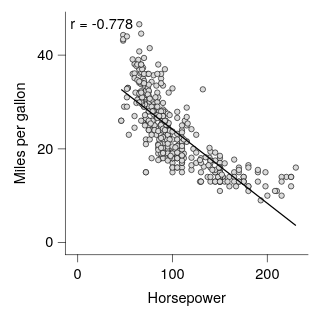

The Vega-Lite source for this figure:
### Vega-Lite specification from a JSON file in a GitHub repository (floating-point values rounded to 4 significant figures; data arrays with more than 128 entries replaced by an {"elided": "..."} marker saying what was removed)
{"background": null, "config": {"arc": {"fill": "#DBDBDB", "fillOpacity": 1.0, "innerRadius": 25.0, "padAngle": 0.03, "stroke": "black", "strokeOpacity": 1, "strokeWidth": 0.25}, "area": {"fill": "#DBDBDB", "fillOpacity": 1.0, "stroke": "black", "strokeOpacity": 1, "strokeWidth": 0.25}, "axis": {"domain": true, "domainCap": "round", "domainColor": "black", "domainWidth": 0.25, "grid": false, "gridCap": "round", "gridColor": "#F1F1F1", "gridDash": [0, 0], "gridOpacity": 1.0, "gridWidth": 0.25, "labelColor": "black", "labelFont": "Helvetica Neue, HelveticaNeue, Helvetica, Arial, sans-serif", "labelFontSize": 6, "labelFontStyle": "normal", "labelFontWeight": 400, "offset": 0, "ticks": true, "tickCap": "round", "tickColor": "black", "tickRound": false, "tickSize": 3, "tickWidth": 0.25, "titleColor": "black", "titleFont": "Helvetica Neue, HelveticaNeue, Helvetica, Arial, sans-serif", "titleFontSize": 6, "titleFontStyle": "normal", "titleFontWeight": 400}, "axisX": {"domain": true, "labelAlign": "center", "labelAngle": 0, "labels": true, "ticks": true, "translate": 0}, "axisY": {"domain": true, "labelAlign": "right", "labelAngle": 0, "labels": true, "ticks": true, "translate": 0}, "axisRight": {"domain": true, "labelAlign": "left", "labelAngle": 0, "labels": true, "ticks": true, "translate": 0}, "axisTop": {"domain": true, "labelAlign": "center", "labelAngle": 0, "labels": true, "ticks": true, "translate": 0}, "axisBand": {"tickOffset": 0}, "bar": {"fill": "#DBDBDB", "fillOpacity": 1.0, "stroke": "black", "strokeOpacity": 1, "strokeWidth": 0.25}, "boxplot": {"size": 9.0, "ticks": {"cornerRadius": 0.25, "fill": "black", "opacity": 1, "size": 4.5, "thickness": 0.25}, "box": {"fillOpacity": 1.0, "stroke": "black", "strokeOpacity": 1, "strokeWidth": 0.25}, "median": {"cornerRadius": 0, "fill": "black", "fillOpacity": 1.0, "opacity": 1, "size": 9.0, "thickness": 0.25}, "rule": {"fill": "black", "fillOpacity": 1.0, "size": 10.0, "stroke": "black", "strokeDash": [0, 0], "strokeOpacity": 1, "strokeWidth": 0.25}, "outliers": {"color": "black", "fill": "black", "fillOpacity": 1.0, "size": 0, "stroke": "black", "strokeOpacity": 1, "strokeWidth": 0.25}}, "circle": {"fill": "black", "fillOpacity": 1.0, "size": 1.25, "stroke": null, "strokeOpacity": 1, "strokeWidth": 0.25}, "errorband": {"band": {"fillOpacity": 0.6, "stroke": null, "strokeWidth": 0.25, "strokeOpacity": 1}, "borders": {"opacity": 0, "strokeOpacity": 1, "strokeWidth": 0.25}}, "errorbar": {"opacity": 1, "rule": {"strokeDash": [0, 0], "strokeWidth": 0.25}, "ticks": {"color": "black", "cornerRadius": 0.125, "opacity": 1, "size": 6.0, "thickness": 0.25}, "thickness": 0.25}, "font": "Helvetica Neue, HelveticaNeue, Helvetica, Arial, sans-serif", "geoshape": {"fill": "#DBDBDB", "fillOpacity": 1.0, "stroke": "black", "strokeOpacity": 1, "strokeWidth": 0.25}, "header": {"labelColor": "black", "labelFont": "Helvetica Neue, HelveticaNeue, Helvetica, Arial, sans-serif", "labelFontSize": 6, "labelFontStyle": "normal", "labelFontWeight": 400, "titleColor": "black", "titleFont": "Helvetica Neue, HelveticaNeue, Helvetica, Arial, sans-serif", "titleFontSize": 6, "titleFontStyle": "normal", "titleFontWeight": 400, "titlePadding": 0}, "legend": {"disable": false, "offset": 4.5, "titlePadding": 4, "labelOffset": 2, "gradientLabelOffset": 2, "columnPadding": 4, "rowPadding": 2, "gradientLength": 50.0, "gradientThickness": 5.0, "gradientOpacity": 1.0, "gradientStrokeColor": "black", "gradientStrokeWidth": 0.25, "labelColor": "black", "labelFont": "Helvetica Neue, HelveticaNeue, Helvetica, Arial, sans-serif", "labelFontSize": 6, "labelFontStyle": "normal", "labelFontWeight": 400, "strokeColor": "black", "strokeWidth": 0, "symbolSize": 36, "symbolStrokeColor": "black", "symbolStrokeWidth": 0.25, "titleColor": "black", "titleFont": "Helvetica Neue, HelveticaNeue, Helvetica, Arial, sans-serif", "titleFontSize": 6, "titleFontStyle": "normal", "titleFontWeight": 400}, "line": {"color": "black", "stroke": "black", "strokeCap": "butt", "strokeDash": [0, 0], "strokeOpacity": 1, "strokeWidth": 0.5}, "point": {"filled": true, "fill": "#DBDBDB", "fillOpacity": 1.0, "size": 5.0, "stroke": "black", "strokeOpacity": 1, "strokeWidth": 0.25}, "range": {"category": ["#B2B2B2", "#4A7CD3", "#008542", "#664CAF", "#509F98", "#636363", "#284F93", "#005226", "#382864", "#285753"], "diverging": {"scheme": ["#443E60", "#5F597E", "#7C759B", "#9994B6", "#B7B4CC", "#D6D5DC", "#F6F6F6", "#D1DAD9", "#A4C2BF", "#7AA9A4", "#578E89", "#37736E", "#1B5954"]}, "heatmap": {"scheme": ["#440154", "#472270", "#433E82", "#38598C", "#2C728E", "#238A8D", "#24A086", "#39B578", "#5DC862", "#96D646", "#CAE02D", "#FDE724"]}, "ordinal": {"scheme": ["#F1F1F1", "#DBDBDB", "#C6C6C6", "#B2B2B2", "#9D9D9D", "#898989", "#767676", "#636363", "#515151", "#404040", "#2F2F2F", "#1F1F1F"]}, "ramp": {"scheme": ["#440154", "#472270", "#433E82", "#38598C", "#2C728E", "#238A8D", "#24A086", "#39B578", "#5DC862", "#96D646", "#CAE02D", "#FDE724"]}}, "rule": {"color": "black", "stroke": "black", "strokeCap": "round", "strokeDash": [2, 2], "strokeOpacity": 1, "strokeWidth": 0.25}, "scale": {"barBandPaddingInner": 0.1, "rectBandPaddingInner": 0, "tickBandPaddingInner": 0.1, "bandPaddingOuter": 0.1, "bandWithNestedOffsetPaddingInner": 0.2, "bandWithNestedOffsetPaddingOuter": 0.2, "offsetBandPaddingInner": 0, "offsetBandPaddingOuter": 0, "continuousPadding": 5.0, "round": false}, "rect": {"fill": "#DBDBDB", "fillOpacity": 1.0, "stroke": "black", "strokeOpacity": 1, "strokeWidth": 0.25}, "square": {"fill": "#DBDBDB", "fillOpacity": 1.0, "size": 10.0, "stroke": "black", "strokeOpacity": 1, "strokeWidth": 0.25}, "text": {"color": "black", "font": "Helvetica Neue, HelveticaNeue, Helvetica, Arial, sans-serif", "fontSize": 6, "fontStyle": "normal", "fontWeight": 400}, "tick": {"color": "black", "cornerRadius": 0.125, "opacity": 1.0, "size": 9.0, "thickness": 0.25}, "title": {"anchor": "middle", "frame": "group", "color": "black", "font": "Helvetica Neue, HelveticaNeue, Helvetica, Arial, sans-serif", "fontSize": 6, "fontStyle": "normal", "fontWeight": 400, "subtitleColor": "black", "subtitleFont": "Helvetica Neue, HelveticaNeue, Helvetica, Arial, sans-serif", "subtitleFontSize": 6, "subtitleFontStyle": "normal", "subtitleFontWeight": 400}, "trail": {"color": "black", "opacity": 1, "size": 0.5}, "view": {"continuousWidth": 100, "continuousHeight": 100, "discreteWidth": 100, "discreteHeight": 100, "fill": null, "stroke": null, "strokeWidth": 0.25}}, "layer": [{"data": {"name": "data-7285c4e2e195e5a75737a34913199f5f"}, "mark": {"type": "point"}, "encoding": {"x": {"field": "Horsepower", "type": "quantitative", "scale": {"nice": false}}, "y": {"field": "Miles_per_Gallon", "title": "Miles per gallon", "type": "quantitative", "scale": {"nice": false}}}}, {"layer": [{"data": {"name": "data-e5e41d7cdc7704607649085c2c14cc40"}, "mark": {"type": "line"}, "encoding": {"x": {"field": "Horsepower", "type": "quantitative", "scale": {"nice": false}}, "y": {"field": "Miles_per_Gallon", "type": "quantitative", "scale": {"nice": false}}}}, {"data": {"values": [{"__dysonsphere__": 1}]}, "mark": {"type": "text", "align": "left", "angle": 0, "baseline": "top", "dx": 0, "dy": 0, "fontSize": 6, "opacity": 1.0}, "encoding": {"text": {"value": "r = -0.778"}, "x": {"value": 2}, "y": {"value": 2}}}], "name": "__dysonsphere_76376099648bb858_41"}], "$schema": "https://vega.github.io/schema/vega-lite/v6.4.1.json", "datasets": {"data-7285c4e2e195e5a75737a34913199f5f": {"elided": "392 records"}, "data-e5e41d7cdc7704607649085c2c14cc40": [{"Horsepower": 46.0, "Miles_per_Gallon": 32.68, "__dysonsphere__": 1}, {"Horsepower": 230.0, "Miles_per_Gallon": 3.632, "__dysonsphere__": 1}]}}
